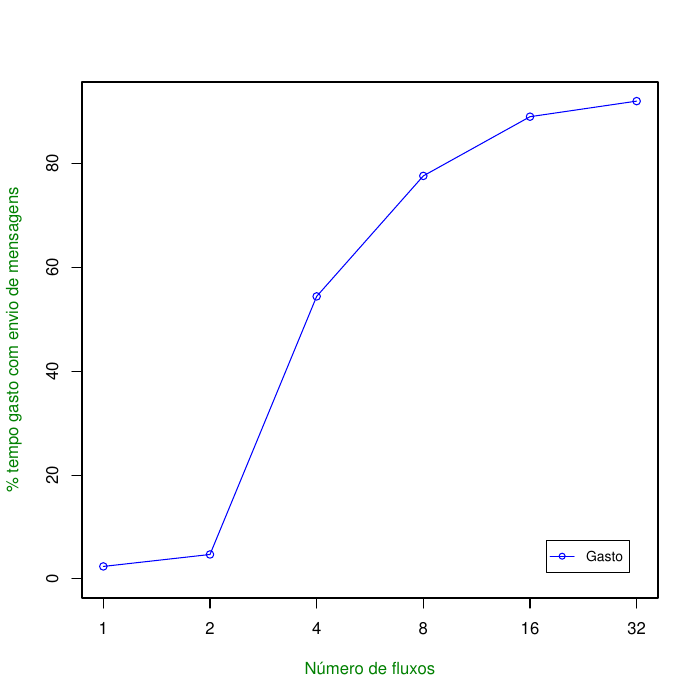

Write the R code that produced this figure.
names = c("Gasto")
cores = c("blue")

mestre = c(2.4, 4.7, 54.4, 77.6, 89, 92)

g_range <- range(0, mestre)

pdf("msgsp.pdf")

plot(mestre, type="o", col="blue", ylim=g_range, xaxt='n', ann=FALSE)
axis(1, at=1:6, lab=c("1", "2", "4", "8", "16", "32"))

title(xlab="Número de fluxos", col.lab=rgb(0,0.5,0))
title(ylab="% tempo gasto com envio de mensagens", col.lab=rgb(0,0.5,0))
title(main="", col.main="red")
legend("bottomright", inset=.05, g_range[2], names, cex=0.8,
   col=cores, pch=21:22, lty=1:2);
